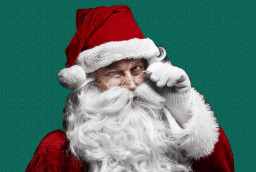
#> input picture HW3/data/santaclaus2.jpg, 256 x 172 px
$ jupyter execute --allow-errors Clustering.ipynb   (shell and % lines are left out)
#> lines starting #> are read from the running program, lines starting #| are printed output that depends on the picture
#### Matteo Bortoletto, 1146169 (old ID, the new one is coming this january)

## Clustering: k-means and linkage-based clustering

In this notebook we are going to practice with the k-means and the linkage-based (called "agglomerative" in scikit learn) clustering algorithms.

In particular you are going to implement the k-means algorithm from scratch and to compare the results with the implementation already present in the sklearn library.

[cell 1]
# Load the required packages
# If a package is missing in your setup, install it with 'conda install <package_name>'
# or with 'pip install <package_name>'

import numpy as np
import scipy as sp
import imageio as imio
import matplotlib.pyplot as plt

import sklearn
from sklearn.datasets.samples_generator import make_blobs
from sklearn.cluster import KMeans
from sklearn.datasets import load_sample_image
from skimage import data, color
from skimage.transform import rescale, resize, downscale_local_mean

from mpl_toolkits.mplot3d import Axes3D #3d plotting functions
from matplotlib import pyplot
from PIL import Image

from copy import deepcopy  #deepcopy ensures that a copy of all the object data is performed (not just the pointers)

print ('scikit-learn version: ', sklearn.__version__)

## TO DO:

Place your ID number in the ID variable, it will be used as random seed (as usual the random seed can affect a little bit the results, try to change it)

[cell 2]
# fix your ID ("numero di matricola") and the seed for random generator
ID = 1146169  #insert your ID number here
np.random.seed(ID)

[cell 3]
# load the provided images and display them (if you like you can experiment with other images)
image1 = imio.imread('data/santaclaus2.jpg')
#> image1 is the input picture: shape (172, 256, 3); mean R, G, B 86.3, 117.9, 110.9
image2  = imio.imread("data/landscape.jpg")
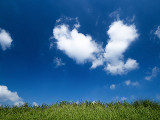
#> input picture HW3/data/landscape.jpg, 160 x 120 px
#> image2 is the input picture: shape (120, 160, 3); mean R, G, B 52.8, 102.5, 142.2
image3  = imio.imread("data/reindeer.jpg")
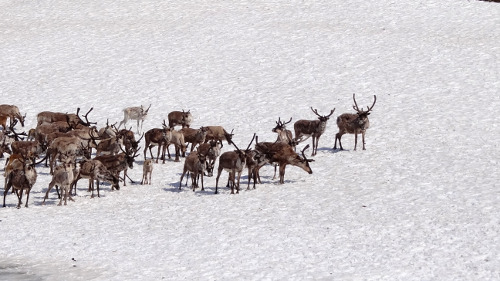
#> input picture HW3/data/reindeer.jpg, 500 x 281 px
#> image3 is the input picture: shape (281, 500, 3); mean R, G, B 205.1, 200.8, 204.1


ax = plt.axes(xticks=[], yticks=[])
ax.imshow(image1)
plt.show()
print("Santa Claus image: ",image1.shape)
#| Santa Claus image:  (172, 256, 3)

ax2 = plt.axes(xticks=[], yticks=[])
ax2.imshow(image2)
plt.show()
print("Landscape image: ",image2.shape)
#| Landscape image:  (120, 160, 3)

ax3 = plt.axes(xticks=[], yticks=[])
ax3.imshow(image3)
plt.show()
print("Reindeer image: ",image3.shape)
#| Reindeer image:  (281, 500, 3)

We are going to start by using the Santa Claus image.

[cell 4]
# reshape the data to a matrix of num_pixels x 3
# (divide by 255 to have colors in [0 1] range for plotting functions of sklearn)

data = image1.reshape(image1.shape[0]*image1.shape[1], 3)/255

print(data.shape)
#| (44032, 3)
print(data)
#> (printed output is left out)

[cell 5]
# Plot the points in the 3-dimensional space with normalized intervals between 0 and 1
# (corresponding to the three channels of the image, i.e. Red Green and Blue)

fig = pyplot.figure()
axis = fig.add_subplot(1, 1, 1, projection="3d")
r, g, b = list(data[:,0]), list(data[:,1]), list(data[:,2])

axis.scatter(r, g, b, c=data, s=5, marker="o")
axis.set_xlabel("Red")
axis.set_ylabel("Green")
axis.set_zlabel("Blue")
pyplot.show()
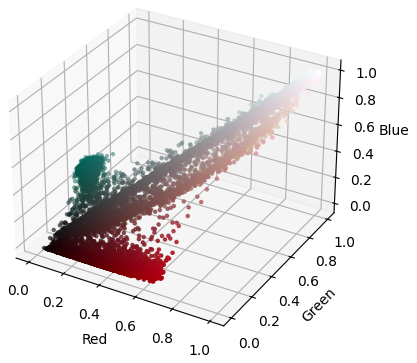
#> figure drawn by matplotlib, 1 panel

## TO DO 1
Implement the k-means algorithm manually (**do not use the kmeans function of sklearn and do not download implementations from other web sources**). The inputs to the function is the set of vectors to be clustered and the number of clusters. The output must contain the clusters barycenters, a vector associating each data point to the corresponding cluster and the error (value of the cost function) at each iteration.
Additionally, fix a maximum number of iterations of the k-means algorithm (e.g., 50).

Be careful about the initalization, you can use some random points from the training set, or get random values but ensure they are in the proper range. Poor initalizations can lead to the failure of the algorithm (in particular check that no cluster is initialized as empty, otherwise the algorithm can not update it).

[cell 6]
def my_kmeans(points, k):
#> called with points = array of shape (44032, 3), k = 3
    max_iters=50

    #ADD YOUR CODE HERE
    centroids = np.zeros((k, points.shape[1]))
#> centroids = [[0, 0, 0], [0, 0, 0], [0, 0, 0]]
    clusters = np.zeros(points.shape[0], dtype=int)
    error = np.zeros(max_iters)

    ## 1. Select k random centroids
    n = np.random.randint(0, points.shape[0], k)
#> n = [42642, 17953, 21210]
    for i in range(k):
        centroids[i] = points[n[i]]
#> after the loop, centroids = [[0.773, 0.769, 0.761], [0.0549, 0.4, 0.345], [0.0588, 0.404, 0.349]]

    ## 2. Each point is associated to the closest centroid
    for t in range(max_iters):
        e = 0
        for i in range(points.shape[0]):
            dist = 999999999999
            index = -1
            for j in range(k):
                d = np.linalg.norm(points[i, :] - centroids[j, :])
                if d < dist:
                    dist = d
                    index = j
            clusters[i] = int(index)
            e += dist**2
        error[t] = e

        ## 3. Compute the new centroids
        for j in range(k):
            summ = 0
            card = 0
            for i in range(points.shape[0]):
                if clusters[i] == j:
                    summ += points[i]
                    card += 1
            centroids[j] = summ / card

        if t == max_iters:
            print('Maximum number of iteration reached')
            break
        if error[t] == error[t-1]:
            print('Break after', t, 'iterations: there is no improvement in the error.')
            error.resize(t)
            break
#> after the loop, centroids = [[0.78, 0.77, 0.768], [0.393, 0.0539, 0.0671], [0.0786, 0.395, 0.343]]; error = 50 values, max 3024.9 at index 0, min 0 at index 11, mean 299.5

    return centroids, clusters, error

## TO DO 2:

Now try the function you developed on the Santa Claus image with three clusters (k=3).

Then plot the data points in the 3-dimensional space, each point must be coloured based on the membership to one of the clusters. Additionally, plot the respective clusters centroids (use a different shape, size or color to highlight the centroids).

#> (a cell that did not finish here is left out)

### TO DO 3:
Plot the value of the error versus the number of iterations

#> (a cell that did not finish here is left out)

### TO DO 4:
Now use the k-means function provided in sklearn. Pass to the function the number of clusters and use multiple random initializations (n_init parameter). Go to the documentation page for further details

[cell 9]
kmeans = KMeans(n_clusters=3, n_init=10) # ADD YOUR CODE

# ADD YOUR CODE
kmeans.fit(data)

### TO DO 5:
Perform the same plot as above but with the output of the k-means function provided in sklearn.

[cell 10]
# ADD YOUR CODE
fig = pyplot.figure()
axis = fig.add_subplot(1, 1, 1, projection="3d")
axis.set_xlabel("Red")
axis.set_ylabel("Green")
axis.set_zlabel("Blue")
for i in range(0,3):
    clusters1 = data[kmeans.labels_ == i]
    axis.scatter(clusters1[:, 0], clusters1[:, 1], clusters1[:, 2], marker="o", color=kmeans.cluster_centers_[i], s=1, cmap='viridis', zorder=0, alpha=0.5 )
    axis.scatter(kmeans.cluster_centers_[:,0], kmeans.cluster_centers_[:,1], kmeans.cluster_centers_[:,2], c='red', s=400, zorder=10)
pyplot.show()
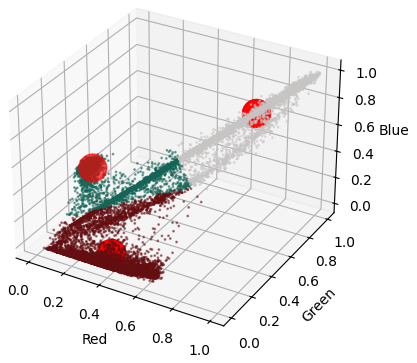
#> figure drawn by matplotlib, 1 panel

## Question 1:

Compare the results obtained with your implementation and with k-means from sklearn. Do you observe any differences, i.e., do the two plots match?

[ADD YOUR ANSWER HERE]

Looking at the two plots I don't see any difference. The results look the same, but obviously the k-means from sklearn is much faster.

### TO DO 6:

Now display the segmented image based on the 3 clusters found above with both the k-means functions by sklearn and your k-means implementation

[cell 11]
# ADD CODE TO DISPLAY THE IMAGE OBTAINED USING SKLEARN
res = kmeans.cluster_centers_[kmeans.labels_]
result_image = res.reshape(image1.shape)
plt.figure(figsize=(15,15))
plt.subplot(1,2,1)
plt.imshow(image1)
plt.title('Original Image')
plt.subplot(1,2,2)
plt.imshow(result_image)
plt.title('Segmented Image')
plt.show()
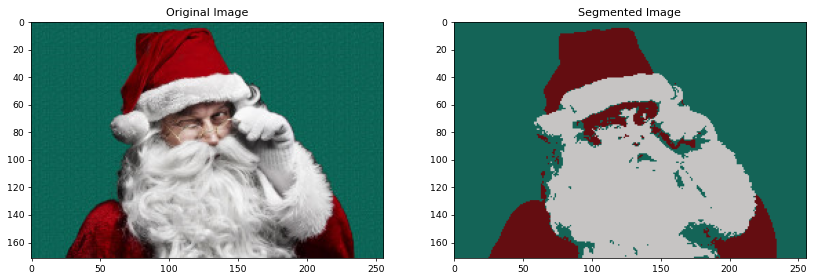
#> figure drawn by matplotlib, 2 panels

#> (a cell that did not finish here is left out)

## Question 2:

What do you observe? Do you think clustering is useful for image segmenation? And for image compression?  Comment your answer.

[ADD YOUR ANSWER HERE]

Again, I see no differences between the results obtained with my implementation and the sklearn one. Clustering is certainly useful for image segmentation, since it allows to distinguish regions containing similar pixels, i.e. the main elements in the image (in this case Santa Claus and the background), pretty good. I think that clustering is useful also for image compression, since we approximante the points with the cluster centers, loosing some details but also obtaining a "lighter" image.

## TO DO 8:

Now load the landscape image (optional: try also with the reindeer image) and segment it using kmeans with k varying from 2 to 15 clusters. You can use the sklearn implementation.

Then plot the resulting data points in the 3-dimensional space, each point must be colored based on the cluster membership.
Additionally, plot the respective clusters centroids.

[cell 13]
data = image2.reshape(image2.shape[0]*image2.shape[1], 3) / 255
print(data.shape)
#| (19200, 3)

errors = []
for k in range(2,16):
    # ADD YOUR CODE
    kmeans = KMeans(n_clusters=k, n_init=10)
    kmeans.fit(data)
    errors.append(kmeans.inertia_)

    fig = pyplot.figure()
    axis = fig.add_subplot(1, 1, 1, projection="3d")
    axis.set_xlabel("Red")
    axis.set_ylabel("Green")
    axis.set_zlabel("Blue")
    for i in range(k):
        clusters = data[kmeans.labels_ == i]
        axis.scatter(clusters[:, 0], clusters[:, 1], clusters[:, 2], color=kmeans.cluster_centers_[i], marker="o", alpha=0.5)
        axis.scatter(kmeans.cluster_centers_[:,0], kmeans.cluster_centers_[:,1], kmeans.cluster_centers_[:,2], c='red', s=400, zorder=10)
    pyplot.show()
#> this loop made 14 passes
#> pass 1, `pyplot.show()`:
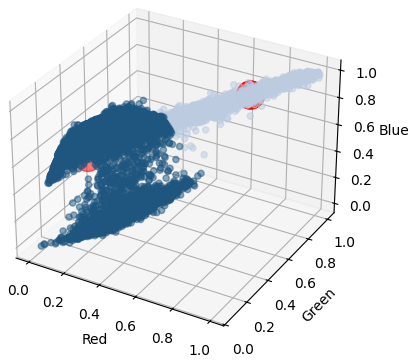
#> figure drawn by matplotlib, 1 panel
#> pass 2, `pyplot.show()`:
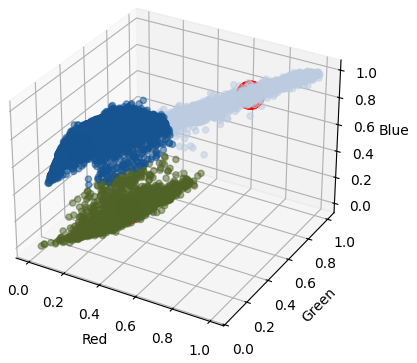
#> figure drawn by matplotlib, 1 panel
#> after the loop, errors = [1043.7, 532, 307.2, 217.5, 167.5, 135.4, 109.4, 94.16, 82.73, 74.81, 67.27, 61.33, 55.14, 50.07]

## TO DO 9:

Plot for different values of k (e.g. k between 2 and 15) the respective error of the kmeans algorithm

[cell 14]
# ADD YOUR CODE FOR PLOTTING
k = np.arange(2,16,1)
plt.plot(k, errors, 'o')
plt.xlabel('k')
plt.ylabel('error')
plt.grid()
#plt.legend()
plt.show()
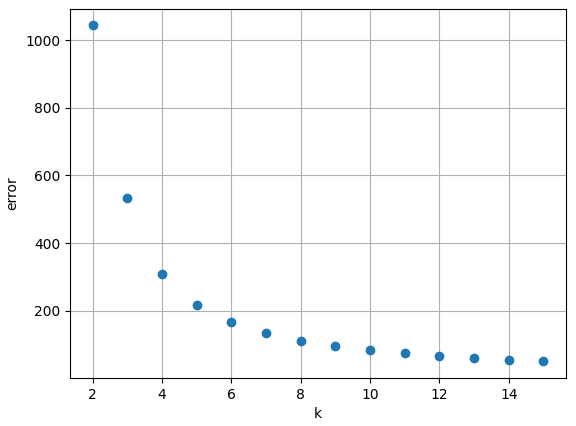
#> figure drawn by matplotlib, 1 panel; curve peaks at x = 2, y = 1043.7
